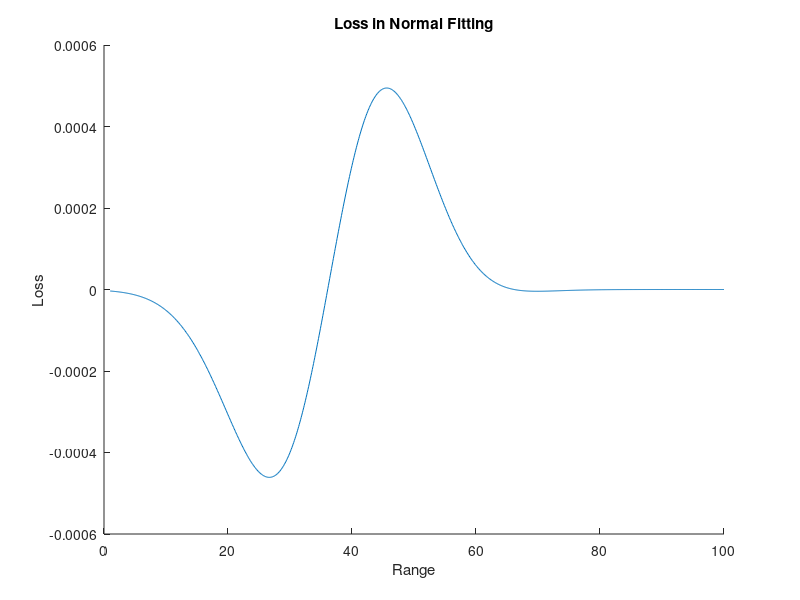
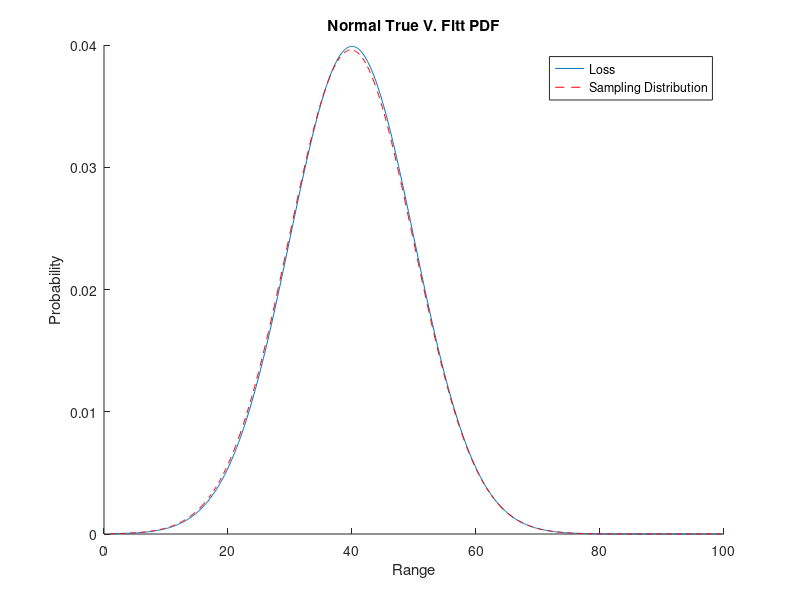
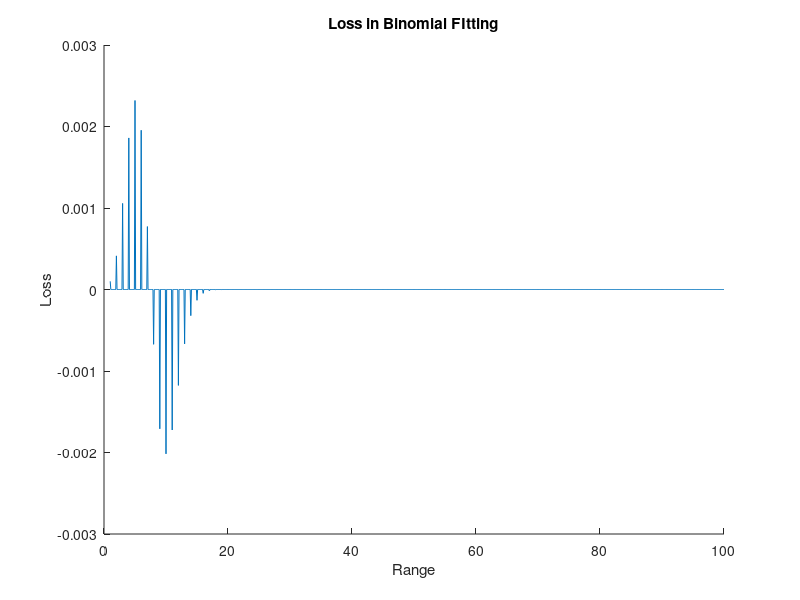
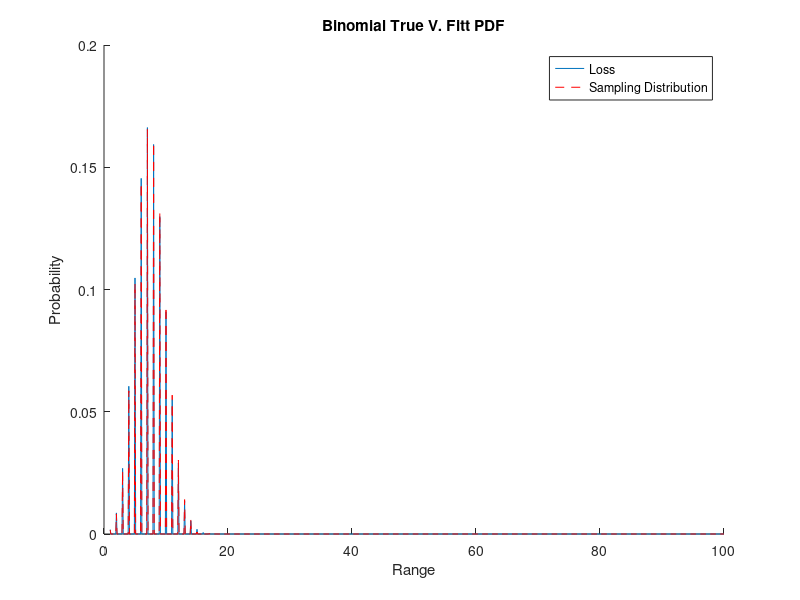

The MATLAB source for these figures, in order:

%Fit probability Distribution to data
close all
clear all
clc
load examgrades
x = grades(:, 1);
x_pdf = [1:0.1:100];
num_samples = 1000;
x_test = reshape([1:1:num_samples], [], 1);

%---NORMAL------
disp("Normal")
mu_true = 40;
sigma_true = 10;
pd_true = makedist('Normal', 'mu', mu_true, 'sigma', sigma_true);
y_true = pdf(pd_true, x_test);
%rng('default') % For reproducibility
for i = 1:num_samples
    y_true(i) = random(pd_true);
end

pd = fitdist(y_true, 'Normal');
disp("mu_true:" + pd_true.mu)

y = pdf(pd, x_pdf);
y2 = pdf(pd_true, x_pdf);
ss = 0;
for i=1:length(y)
    ss = ss + (y2(i)-y(i))^2;
end
rmse = sqrt(ss/length(y));
disp("rmse" + rmse);
figure('Name', "Normal fitting")
%histogram(y_true,'Normalization','pdf');
line(x_pdf, y2-y);
title("Loss in Normal Fitting")
xlabel('Range') 
ylabel('Loss') 

figure('Name', "Normal fitting")
%histogram(y_true,'Normalization','pdf');
line(x_pdf, y2);
line(x_pdf, y, 'Color', 'red','LineStyle','--');
legend({'Loss','Sampling Distribution'},'Location','northeast')
title("Normal True V. Fitt PDF")
xlabel('Range') 
ylabel('Probability') 
%--binomial---
disp("Binomial")
pd_true = makedist('binomial', 'N', 30, 'p', 0.25);
for i = 1:num_samples
    y_true(i) = random(pd_true);
end
pd = fitdist(y_true, 'binomial','NTrials',30);
disp("p_true:" + pd_true.p)
disp("p_exp:" + pd.p)
y = pdf(pd, x_pdf);
y2 = pdf(pd_true, x_pdf);
ss = 0;
for i=1:length(y)
    ss = ss + (y2(i)-y(i))^2;
end
rmse = sqrt(ss/length(y));
disp("rmse" + rmse);
figure('Name', "Binomial fitting")
%histogram(y_true,'Normalization','pdf')
line(x_pdf, y2-y)
title("Loss in Binomial FItting")
xlabel('Range') 
ylabel('Loss') 


figure('Name', "Binomial fitting")
%histogram(y_true,'Normalization','pdf');
line(x_pdf, y2);
line(x_pdf, y, 'Color', 'red','LineStyle','--');
legend({'Loss','Sampling Distribution'},'Location','northeast')
title("Binomial True V. Fitt PDF")
xlabel('Range') 
ylabel('Probability') 

%-- Gamma---
disp("Gamma");
pd_true = makedist('Gamma', 'a', 30, 'b', 1);
for i = 1:num_samples
    y_true(i) = random(pd_true);
end 
pd = fitdist(y_true, 'Gamma');
disp("a_true:"+pd_true.a);
disp("a_exp:"+pd.a);
disp("b_true:"+pd_true.b);
disp("b_exp:"+pd.b);
y = pdf(pd, x_pdf);
y2 = pdf(pd_true, x_pdf);
ss = 0;
for i=1:length(y)
    ss = ss + (y2(i)-y(i))^2;
end
rmse = sqrt(ss/length(y));
disp("rmse" + rmse);
figure('Name', "Gamma fittin")
%histogram(y_true,'Normalization','pdf')
line(x_pdf, y2-y);
title("Loss in Gamma Fitting")
xlabel('Range') 
ylabel('Loss') 



figure('Name', "Gamma fitting")
%histogram(y_true,'Normalization','pdf');
line(x_pdf, y2);
line(x_pdf, y, 'Color', 'red','LineStyle','--');
legend({'Loss','Sampling Distribution'},'Location','northeast')
title("Gamma True V. Fitt PDF")
xlabel('Range') 
ylabel('Probability') 


%---Exp------
disp("Exponential")
mu_true = 40;
sigma_true = 10;
pd_true = makedist('Exponential', 'mu', mu_true);
y_true = pdf(pd_true, x_test);
%rng('default') % For reproducibility
for i = 1:num_samples
    y_true(i) = random(pd_true);
end

pd = fitdist(y_true, 'Exponential');
disp("mu_true:" + pd_true.mu)

y = pdf(pd, x_pdf);
y2 = pdf(pd_true, x_pdf);
ss = 0;
for i=1:length(y)
    ss = ss + (y2(i)-y(i))^2;
end
rmse = sqrt(ss/length(y));
disp("rmse" + rmse);
figure('Name', "Exponential fitting")
%histogram(y_true,'Normalization','pdf');
line(x_pdf, y2-y);
title("Loss in Exponential Fitting")
xlabel('Range') 
ylabel('Loss') 

figure('Name', "Exponential fitting")
%histogram(y_true,'Normalization','pdf');
line(x_pdf, y2);
line(x_pdf, y, 'Color', 'red','LineStyle','--');
legend({'Loss','Sampling Distribution'},'Location','northeast')
title("Exponential True V. Fitt PDF")
xlabel('Range') 
ylabel('Probability') 

